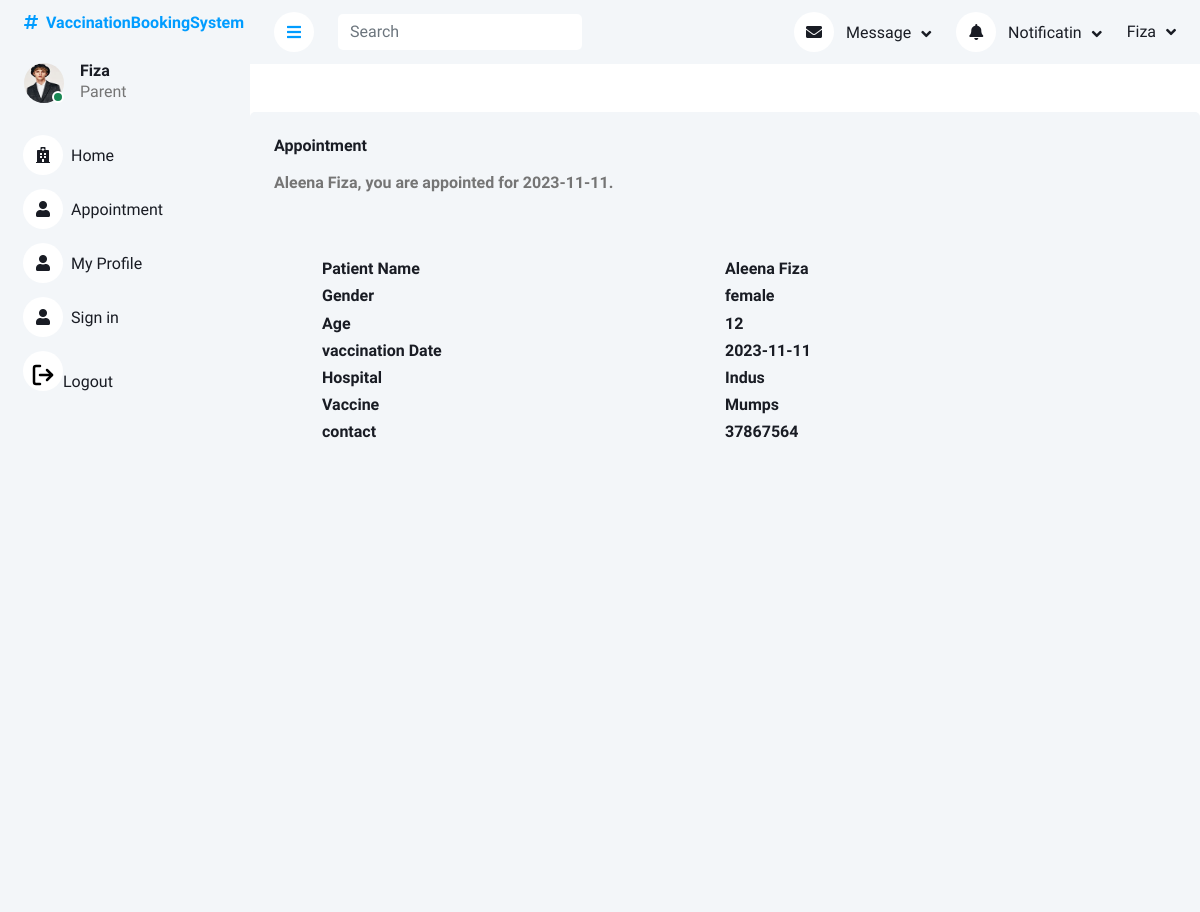
/eProject/appointment.php (signed in), run on the app's committed database.
### tables this page shows
CREATE TABLE `parent_login` (
  `parentID` int(11) NOT NULL,
  `parentName` varchar(250) NOT NULL,
  `parentEmail` varchar(250) NOT NULL,
  `parentPassword` varchar(250) NOT NULL,
  `parentStatus` enum('pending','approved','rejected') NOT NULL DEFAULT 'pending',
  `image` varchar(225) DEFAULT 'user.jpg'
);

CREATE TABLE `children_details` (
  `childID` int(11) NOT NULL,
  `childName` varchar(250) NOT NULL,
  `childGender` enum('male','female','others') NOT NULL,
  `childAge` int(11) NOT NULL,
  `hospitalID` int(11) DEFAULT NULL,
  `vaccineID` int(11) DEFAULT NULL,
  `vaccinationDate` date NOT NULL,
  `parentID` int(11) DEFAULT NULL,
  `contact` int(11) NOT NULL,
  `appointmentStatus` enum('pending','approved','rejected') NOT NULL DEFAULT 'pending'
);

CREATE TABLE `hospital_login` (
  `hospitalID` int(11) NOT NULL,
  `hospitalName` varchar(250) NOT NULL,
  `hospitalEmail` varchar(250) NOT NULL,
  `hospitalPassword` varchar(250) NOT NULL,
  `hospitalLocation` varchar(250) NOT NULL,
  `hospitalStatus` enum('pending','approved','rejected') NOT NULL DEFAULT 'pending'
);

CREATE TABLE `vaccine_details` (
  `vaccineID` int(11) NOT NULL,
  `vaccineName` varchar(250) NOT NULL,
  `vaccineStock` int(11) NOT NULL,
  `hospitalID` int(11) DEFAULT NULL
);

### eProject/appointment.php (the view, shortened to what this page needs)
<?php
include_once('header.php');
?>
<!DOCTYPE html>
<html lang="en">
<head>
</head>
<body>
    <div class="bg-light rounded h-100 p-4 mt-5">
        <h6 class="mb-3">Appointment</h6>
        <?php
        $user = $_SESSION['Parent'];
        foreach ($user as $value) {
            $parentID = $value['parentID'];
            $query = $pdo->prepare("SELECT * FROM children_details WHERE parentID = :parentID");
            $query->bindParam(':parentID', $parentID);
            $query->execute();
            $result = $query->fetchAll(PDO::FETCH_ASSOC);
            foreach ($result as $child) {
                if ($child['appointmentStatus'] == 'approved') {
                    ?>
                    <spen>
                        <b>
                        <?php echo $child['childName'] . ' ' . $value['parentName'] . ', you are appointed for ' . $child['vaccinationDate'] . '.' ?>
                        </b>
                    </spen>
                    <?php
                } else {
                    ?>
                    <h6 class="h6">your appointment is on pending.</h6>
                    <?php
                }
            }
        }
        ?>
        <?php
        $hospitalID = $child['hospitalID'];
        $query = $pdo->prepare('select * from hospital_login where hospitalID = :h_ID');
        $query->bindParam('h_ID', $hospitalID);
        $query->execute();
        $result = $query->fetchAll(PDO::FETCH_ASSOC);
        foreach ($result as $value) {
            $hospitalName = $value['hospitalName'];
        }
        ?>
        <?php
        $vaccineID = $child['vaccineID'];
        $query = $pdo->prepare('select * from vaccine_details where vaccineID = :v_ID');
        $query->bindParam('v_ID', $vaccineID);
        $query->execute();
        $result = $query->fetchAll(PDO::FETCH_ASSOC);
        foreach ($result as $value) {
            $vaccineName = $value['vaccineName'];
        }
        ?>
        <div class="container p-5 row mt-3">
            <div class='col-md-6'>
                <h6>Patient Name</h6>
                <h6>Gender</h6>
                <h6>Age</h6>
                <h6>vaccination Date</h6>
                <h6>Hospital</h6>
                <h6>Vaccine</h6>
                <h6>contact</h6>
            </div>
            <div class='col-md-6'>
                <?php
                $user = $_SESSION['Parent'];
                foreach ($user as $value) {
                    $parentID = $value['parentID'];
                    $query = $pdo->prepare("SELECT * FROM children_details where parentID = :parentID AND appointmentStatus = 'approved'");
                    $query->bindParam('parentID', $parentID, );
                    $query->execute();
                    $result = $query->fetchAll(PDO::FETCH_ASSOC);
                    foreach ($result as $row) {
                        ?>
                        <h6>
                            <?php echo $row['childName'] . ' ' . $value['parentName'] ?>
                        </h6>
                        <h6>
                            <?php echo $row['childGender'] ?>
                        </h6>
                        <h6>
                            <?php echo $row['childAge'] ?>
                        </h6>
                        <h6>
                            <?php echo $row['vaccinationDate'] ?>
                        </h6>
                        <h6>
                            <?php echo $hospitalName ?>
                        </h6>
                        <h6>
                            <?php echo $vaccineName ?>
                        </h6>
                        <h6>
                            <?php echo $row['contact'] ?>
                        </h6>
                        <?php
                    }
                }
                ?>
            </div>
        </div>
    </div>
</body>
</html>

### eProject/header.php (shortened to what this page needs)
<?php
include('php/query.php');
$user = $_SESSION['Parent'];
foreach ($user as $value) {
    $U_ID = $value['parentID'];
    $query = $pdo->prepare("SELECT * FROM parent_login WHERE parentID = :parentID AND parentStatus = 'approved'");
    $query->bindParam(':parentID', $U_ID);
    $query->execute();
    $result = $query->fetchAll(PDO::FETCH_ASSOC);
}
?>
<!DOCTYPE html>
<html lang="en">
<head>
    <link href="https://cdnjs.cloudflare.com/ajax/libs/font-awesome/5.10.0/css/all.min.css" rel="stylesheet">
    <link href="https://cdn.jsdelivr.net/npm/bootstrap-icons@1.4.1/font/bootstrap-icons.css" rel="stylesheet">
    <link href="lib/owlcarousel/assets/owl.carousel.min.css" rel="stylesheet">
    <link href="lib/tempusdominus/css/tempusdominus-bootstrap-4.min.css" rel="stylesheet" />
    <link href="css/bootstrap.min.css" rel="stylesheet">
    <link href="css/style.css" rel="stylesheet">
</head>
<body>
    <div class="container-xxl position-relative bg-white d-flex p-0">
        <div class="sidebar pe-4 pb-3">
            <nav class="navbar bg-light navbar-light">
                <a href="index.php" class="navbar-brand mx-4 mb-3">
                    <h6 class="text-primary"><i class="fa fa-hashtag me-2"></i>VaccinationBookingSystem</h6>
                </a>
                <div class="d-flex align-items-center ms-4 mb-4">
                    <div class="position-relative">
                    <?php
                    $user = $_SESSION['Parent'];
                        foreach ($user as $value) {
                            ?>
                      <a href="myProfile.php"><img class="rounded-circle" src="img/<?php echo $value['image'] ?>" alt="" style="width: 40px; height: 40px;"></a>
                        <div
                            class="bg-success rounded-circle border border-2 border-white position-absolute end-0 bottom-0 p-1">
                        </div>
                    </div>
                    <div class="ms-3">
                            <h6 class="mb-0">
                                <?php echo ucfirst($value['parentName']) ?>
                            </h6>
                            <?php
                        }
                        ?>
                        <span>Parent</span>
                    </div>
                </div>
                <div class="navbar-nav w-100">
                    <a href="ParentPage.php" class="nav-item nav-link "><i class="fa fa-hospital me-2"></i>Home</a>
                    <a href="appointment.php" class="nav-item nav-link"><i class="fa fa-user me-2"></i>Appointment</a>
                    <a href="myProfile.php" class="nav-item nav-link"><i class="fa fa-user me-2"></i>My Profile</a>
                    <a href="signin.php" class="nav-item nav-link"><i class="fa fa-user me-2"></i>Sign in</a>
                    <a href="logout.php" class="nav-item nav-link"><i><img class="mt-2" src="img/log-out.svg" alt=""></i>Logout</a>
                </div>
            </nav>
        </div>
        <div class="content">
            <nav class="navbar navbar-expand bg-light navbar-light sticky-top px-4 py-0">
                <a href="#" class="sidebar-toggler flex-shrink-0">
                    <i class="fa fa-bars"></i>
                </a>
                <form class="d-none d-md-flex ms-4">
                    <input class="form-control border-0" type="search" placeholder="Search">
                </form>
                <div class="navbar-nav align-items-center ms-auto">
                    <div class="nav-item dropdown">
                        <a href="#" class="nav-link dropdown-toggle" data-bs-toggle="dropdown">
                            <i class="fa fa-envelope me-lg-2"></i>
                            <span class="d-none d-lg-inline-flex">Message</span>
                        </a>
                    </div>
                    <div class="nav-item dropdown">
                        <a href="#" class="nav-link dropdown-toggle" data-bs-toggle="dropdown">
                            <i class="fa fa-bell me-lg-2"></i>
                            <span class="d-none d-lg-inline-flex">Notificatin</span>
                        </a>
                    </div>
                    <div class="nav-item dropdown">
                        <a href="#" class="nav-link dropdown-toggle" data-bs-toggle="dropdown">
                            <?php
                            $user = $_SESSION['Parent'];
                            foreach ($user as $value) {
                                ?>
                                <span class="d-none d-lg-inline-flex">
                                    <?php echo ucfirst($value['parentName']) ?>
                                </span>
                                <?php
                            }
                            ?>
                        </a>
                    </div>
                </div>
            </nav>

### eProject/css/style.css (style rules this page uses)
:root { --primary: #009CFF; --light: #F3F6F9; --dark: #191C24; }
.sidebar { position: fixed; top: 0; left: 0; bottom: 0; width: 250px; height: 100vh; overflow-y: auto; background: var(--light); transition: 0.5s; z-index: 999; }
.content { margin-left: 250px; min-height: 100vh; background: #FFFFFF; transition: 0.5s; }
@media (min-width: 992px) { .sidebar { margin-left: 0; } }
@media (min-width: 992px) { .content { width: calc(100% - 250px); } }
.sidebar .navbar .navbar-nav .nav-link { padding: 7px 20px; color: var(--dark); font-weight: 500; border-left: 3px solid var(--light); border-radius: 0 30px 30px 0; outline: none; }
.sidebar .navbar .navbar-nav .nav-link i { width: 40px; height: 40px; display: inline-flex; align-items: center; justify-content: center; background: #FFFFFF; border-radius: 40px; }
.content .navbar .navbar-nav .nav-link { margin-left: 25px; padding: 12px 0; color: var(--dark); outline: none; }
.content .navbar .sidebar-toggler, .content .navbar .navbar-nav .nav-link i { width: 40px; height: 40px; display: inline-flex; align-items: center; justify-content: center; background: #FFFFFF; border-radius: 40px; }
.content .navbar .dropdown-toggle::after { margin-left: 6px; vertical-align: middle; border: none; content: "\f107"; font-family: "Font Awesome 5 Free"; font-weight: 900; transition: .5s; }

### data on the page
parent_login: image (picture), parentName "Fiza"
children_details: childName "Aleena", parentID.parentName "Fiza", vaccinationDate "2023-11-11", childGender "female", childAge "12", hospitalID.hospitalName "Indus", vaccineID.vaccineName "Mumps", contact "37867564"
